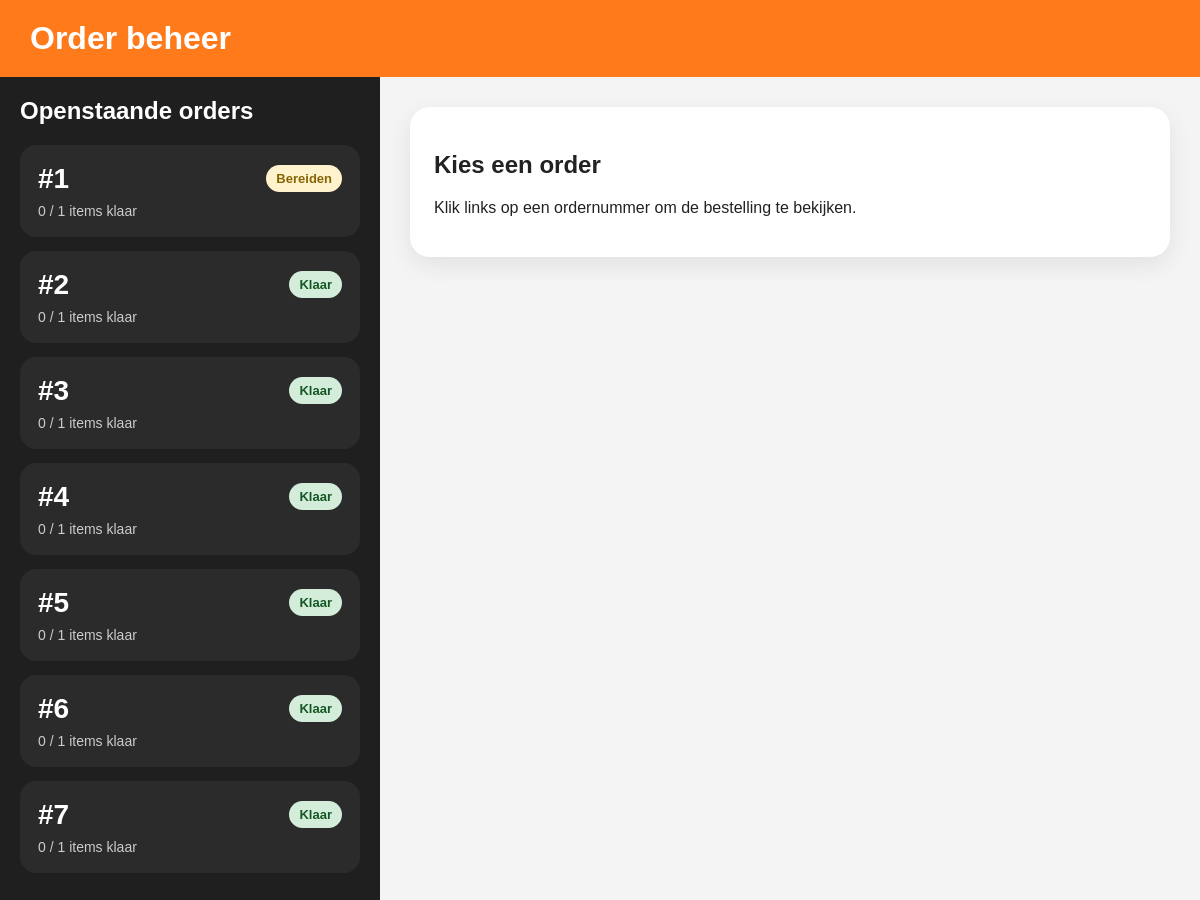
/order-beheer.php, run on an earlier commit of the app's database.
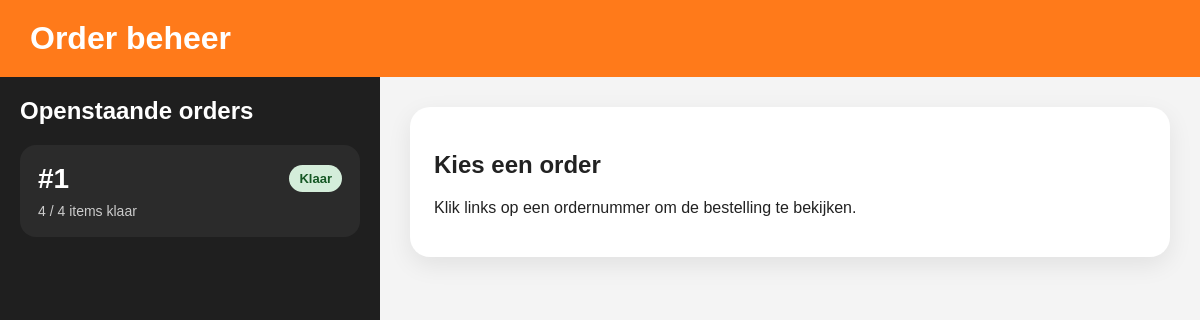
And on a later commit of the database.
### tables this page shows
CREATE TABLE `orders` (
  `order_id` int(11) NOT NULL,
  `order_status_id` int(11) NOT NULL,
  `pickup_number` tinyint(3) UNSIGNED NOT NULL,
  `price_total` decimal(10,2) NOT NULL,
  `DATETIME` datetime NOT NULL DEFAULT current_timestamp()
);

### order-beheer.php (the view, shortened to what this page needs)
<?php
include("includes/connection.php");
$selectedOrderId = filter_input(INPUT_GET, 'order_id', FILTER_VALIDATE_INT);
$stmtOrders = $conn->prepare("
    SELECT
        o.order_id,
        o.pickup_number,
        o.order_status_id,
        o.price_total,
        o.DATETIME,
        COUNT(op.product_id) AS total_items,
        COALESCE(SUM(op.is_ready), 0) AS ready_items
    FROM orders o
    LEFT JOIN order_product op ON op.order_id = o.order_id
    WHERE o.order_status_id IN (1, 2)
    GROUP BY o.order_id, o.pickup_number, o.order_status_id, o.price_total, o.DATETIME
    ORDER BY o.DATETIME ASC
");
$stmtOrders->execute();
$orders = $stmtOrders->fetchAll(PDO::FETCH_ASSOC);
$orderDetails = null;
?>
<!DOCTYPE html>
<html lang="nl">
<head>
</head>
<body>
    <div class="header">Order beheer</div>
    <div class="layout">
        <aside class="sidebar">
            <h2>Openstaande orders</h2>
            <?php if (empty($orders)): ?>
                <p>Er zijn geen openstaande orders.</p>
            <?php else: ?>
                <?php foreach ($orders as $order): ?>
                    <?php
                    $totalItems = (int)($order['total_items'] ?? 0);
                    $readyItems = (int)($order['ready_items'] ?? 0);
                    $activeClass = ($selectedOrderId == $order['order_id']) ? 'active' : '';
                    ?>
                    <a class="order-link <?php echo $activeClass; ?>" href="order-beheer.php?order_id=<?php echo (int)$order['order_id']; ?>">
                        <div class="order-top">
                            <span class="pickup">#<?php echo (int)$order['pickup_number']; ?></span>
                            <?php if ((int)$order['order_status_id'] === 2): ?>
                                <span class="badge badge-klaar">Klaar</span>
                            <?php else: ?>
                                <span class="badge badge-bereiden">Bereiden</span>
                            <?php endif; ?>
                        </div>
                        <div class="progress">
                            <?php echo $readyItems; ?> / <?php echo $totalItems; ?> items klaar
                        </div>
                    </a>
                <?php endforeach; ?>
            <?php endif; ?>
        </aside>
        <main class="content" id="content-area">
            <?php if (!$orderDetails): ?>
                <div class="empty-box">
                    <h2>Kies een order</h2>
                    <p>Klik links op een ordernummer om de bestelling te bekijken.</p>
                </div>
            <?php endif; ?>
        </main>
    </div>
</body>
</html>

### order-beheer.php (style rules this page uses)
* { box-sizing: border-box; }
html, body { margin: 0; height: 100%; font-family: Arial, sans-serif; background: #f4f4f4; color: #222; }
.header { background: #ff7a1a; color: white; padding: 20px 30px; font-size: 32px; font-weight: bold; }
.layout { display: grid; grid-template-columns: 380px 1fr; height: calc(100vh - 76px); overflow: hidden; }
.sidebar { background: #1f1f1f; padding: 20px; color: white; overflow-y: auto; height: 100%; }
.sidebar h2 { margin-top: 0; font-size: 24px; }
.order-link { display: block; text-decoration: none; color: inherit; background: #2b2b2b; border-radius: 16px; padding: 16px; margin-bottom: 14px; border: 2px solid transparent; transition: 0.2s ease; }
.order-top { display: flex; justify-content: space-between; align-items: center; margin-bottom: 8px; gap: 10px; }
.pickup { font-size: 28px; font-weight: bold; }
.progress { font-size: 14px; color: #ccc; }
.badge { display: inline-block; padding: 6px 10px; border-radius: 999px; font-size: 13px; font-weight: bold; white-space: nowrap; }
.badge-klaar { background: #d4edda; color: #155724; }
.content { padding: 30px; overflow-y: auto; height: 100%; }
.empty-box, .detail-card { background: white; border-radius: 20px; padding: 24px; box-shadow: 0 8px 24px rgba(0, 0, 0, 0.08); }
.badge-bereiden { background: #fff3cd; color: #856404; }

What changed in the data, as far as the page shows it:
removed orders: pickup_number "2", shows "Klaar", readyItems "0", totalItems "1"
removed orders: pickup_number "3", shows "Klaar", readyItems "0", totalItems "1"
removed orders: pickup_number "4", shows "Klaar", readyItems "0", totalItems "1"
removed orders: pickup_number "5", shows "Klaar", readyItems "0", totalItems "1"
removed orders: pickup_number "6", shows "Klaar", readyItems "0", totalItems "1"
removed orders: pickup_number "7", shows "Klaar", readyItems "0", totalItems "1"
changed orders: readyItems "0" → "4"; totalItems "1" → "4"; order_status_id "Bereiden" → "Klaar"
